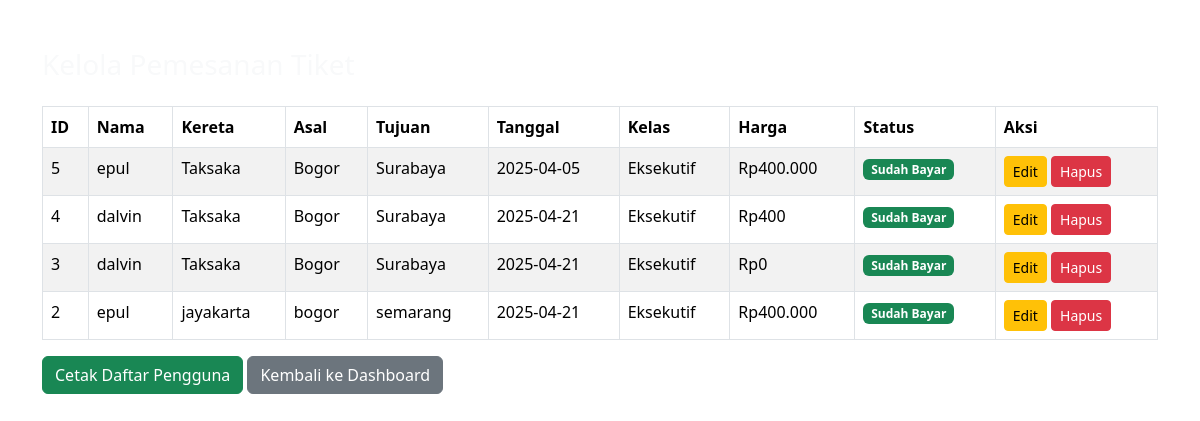
/kelola_pemesanan.php (signed in), run on the app's committed database.
### tables this page shows
CREATE TABLE `pemesanan` (
  `id` int NOT NULL,
  `nama_penumpang` varchar(100) NOT NULL,
  `kereta` varchar(100) NOT NULL,
  `asal` varchar(100) NOT NULL,
  `tujuan` varchar(100) NOT NULL,
  `tanggal_berangkat` date NOT NULL,
  `kelas` enum('Ekonomi','Bisnis','Eksekutif') NOT NULL,
  `created_at` timestamp NULL DEFAULT CURRENT_TIMESTAMP,
  `user_id` int DEFAULT NULL,
  `status` varchar(20) DEFAULT 'belum bayar',
  `metode_pembayaran` varchar(50) DEFAULT NULL,
  `harga` int NOT NULL DEFAULT '0'
);

### kelola_pemesanan.php (the view, shortened to what this page needs)
<?php
require_once 'koneksi.php';
$data_pemesanan = mysqli_query($koneksi, "SELECT * FROM pemesanan ORDER BY created_at DESC");
?>
<!DOCTYPE html>
<html lang="id">
<head>
    <link href="https://cdn.jsdelivr.net/npm/bootstrap@5.3.3/dist/css/bootstrap.min.css" rel="stylesheet">
</head>
<body>
    <div class="container py-5">
        <h3 class="text-light mb-4">Kelola Pemesanan Tiket</h3>
        <div class="table-responsive">
            <table class="table table-bordered table-striped bg-white">
                <thead>
                    <tr>
                        <th>ID</th>
                        <th>Nama</th>
                        <th>Kereta</th>
                        <th>Asal</th>
                        <th>Tujuan</th>
                        <th>Tanggal</th>
                        <th>Kelas</th>
                        <th>Harga</th>
                        <th>Status</th>
                        <th>Aksi</th>
                    </tr>
                </thead>
                <tbody>
                    <?php while ($row = mysqli_fetch_assoc($data_pemesanan)) : ?>
                        <tr>
                            <td><?= $row['id']; ?></td>
                            <td><?= htmlspecialchars($row['nama_penumpang']); ?></td>
                            <td><?= htmlspecialchars($row['kereta']); ?></td>
                            <td><?= htmlspecialchars($row['asal']); ?></td>
                            <td><?= htmlspecialchars($row['tujuan']); ?></td>
                            <td><?= $row['tanggal_berangkat']; ?></td>
                            <td><?= htmlspecialchars($row['kelas']); ?></td>
                            <td>Rp<?= number_format($row['harga'], 0, ',', '.'); ?></td>
                            <td><?= $row['status'] === 'sudah bayar' ? '<span class="badge bg-success">Sudah Bayar</span>' : '<span class="badge bg-warning text-dark">Belum Bayar</span>'; ?></td>
                            <td>
                                <a href="edit_pemesanan.php?id=<?= $row['id']; ?>" class="btn btn-warning btn-sm">Edit</a>
                                <a href="?hapus=<?= $row['id']; ?>" class="btn btn-danger btn-sm" onclick="return confirm('Yakin ingin menghapus pemesanan ini?')">Hapus</a>
                            </td>
                        </tr>
                    <?php endwhile; ?>
                </tbody>
            </table>
        </div>
        <button onclick="window.print()" class="btn btn-success">Cetak Daftar Pengguna</button>
        <a href="dashboard.php" class="btn btn-secondary">Kembali ke Dashboard</a>
    </div>
</body>
</html>

### data on the page
pemesanan: id "5", nama_penumpang "epul", kereta "Taksaka", asal "Bogor", tujuan "Surabaya", tanggal_berangkat "2025-04-05", kelas "Eksekutif", harga "400.000", status "Sudah Bayar"
pemesanan: id "4", nama_penumpang "dalvin", kereta "Taksaka", asal "Bogor", tujuan "Surabaya", tanggal_berangkat "2025-04-21", kelas "Eksekutif", harga "400", status "Sudah Bayar"
pemesanan: id "3", nama_penumpang "dalvin", kereta "Taksaka", asal "Bogor", tujuan "Surabaya", tanggal_berangkat "2025-04-21", kelas "Eksekutif", harga "0", status "Sudah Bayar"
pemesanan: id "2", nama_penumpang "epul", kereta "jayakarta", asal "bogor", tujuan "semarang", tanggal_berangkat "2025-04-21", kelas "Eksekutif", harga "400.000", status "Sudah Bayar"
